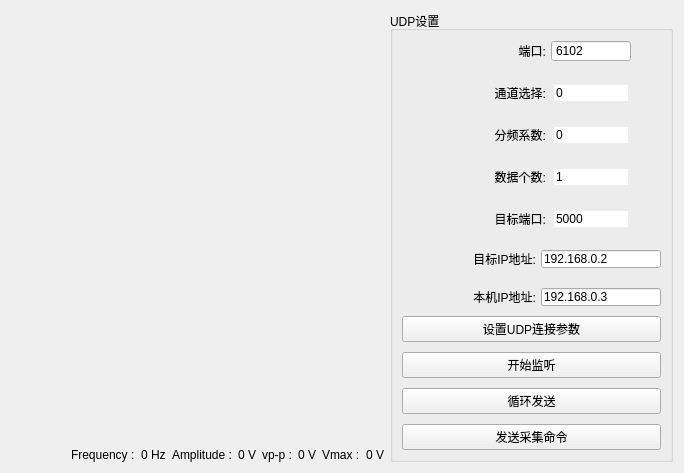
      <widget class="QWidget" name="page_5">
       <property name="layoutDirection">
        <enum>Qt::LeftToRight</enum>
       </property>
       <layout class="QHBoxLayout" name="horizontalLayout_3">
        <item>
         <layout class="QHBoxLayout" name="horizontalLayout_26" stretch="3,0">
          <item>
           <layout class="QVBoxLayout" name="verticalLayout_9" stretch="9,0">
            <item>
             <widget class="QCustomPlot" name="customPlot_2" native="true">
              <property name="sizePolicy">
               <sizepolicy hsizetype="Preferred" vsizetype="Preferred">
                <horstretch>0</horstretch>
                <verstretch>0</verstretch>
               </sizepolicy>
              </property>
             </widget>
            </item>
            <item>
             <layout class="QHBoxLayout" name="horizontalLayout_27">
              <property name="leftMargin">
               <number>60</number>
              </property>
              <item alignment="Qt::AlignRight">
               <widget class="QLabel" name="Frequency_2">
                <property name="text">
                 <string>Frequency :</string>
                </property>
               </widget>
              </item>
              <item alignment="Qt::AlignLeft">
               <widget class="QLabel" name="Frequency_in_2">
                <property name="text">
                 <string>0 Hz</string>
                </property>
               </widget>
              </item>
              <item alignment="Qt::AlignRight">
               <widget class="QLabel" name="Amplitude_2">
                <property name="text">
                 <string>Amplitude :</string>
                </property>
               </widget>
              </item>
              <item alignment="Qt::AlignLeft">
               <widget class="QLabel" name="Amplitude_in_2">
                <property name="text">
                 <string>0 V</string>
                </property>
               </widget>
              </item>
              <item alignment="Qt::AlignRight">
               <widget class="QLabel" name="VPP_2">
                <property name="text">
                 <string>vp-p :</string>
                </property>
               </widget>
              </item>
              <item alignment="Qt::AlignLeft">
               <widget class="QLabel" name="VPP_in_2">
                <property name="text">
                 <string>0 V</string>
                </property>
               </widget>
              </item>
              <item alignment="Qt::AlignRight">
               <widget class="QLabel" name="V_MAX_2">
                <property name="text">
                 <string>Vmax :</string>
                </property>
               </widget>
              </item>
              <item alignment="Qt::AlignLeft">
               <widget class="QLabel" name="V_MAX_in_2">
                <property name="text">
                 <string>0 V</string>
                </property>
               </widget>
              </item>
             </layout>
            </item>
           </layout>
          </item>
          <item>
           <widget class="QGroupBox" name="groupBox">
            <property name="title">
             <string>UDP设置</string>
            </property>
            <layout class="QVBoxLayout" name="verticalLayout_10" stretch="0,0,2,0,0">
             <property name="spacing">
              <number>10</number>
             </property>
             <item>
              <layout class="QVBoxLayout" name="verticalLayout_11" stretch="0,0,0,0,0,0,0">
               <property name="spacing">
                <number>20</number>
               </property>
               <property name="sizeConstraint">
                <enum>QLayout::SetDefaultConstraint</enum>
               </property>
               <property name="leftMargin">
                <number>0</number>
               </property>
               <property name="rightMargin">
                <number>0</number>
               </property>
               <item>
                <layout class="QHBoxLayout" name="horizontalLayout_28" stretch="0,0">
                 <property name="spacing">
                  <number>5</number>
                 </property>
                 <property name="rightMargin">
                  <number>30</number>
                 </property>
                 <item>
                  <widget class="QLabel" name="label_22">
                   <property name="enabled">
                    <bool>true</bool>
                   </property>
                   <property name="sizePolicy">
                    <sizepolicy hsizetype="Preferred" vsizetype="Preferred">
                     <horstretch>0</horstretch>
                     <verstretch>0</verstretch>
                    </sizepolicy>
                   </property>
                   <property name="minimumSize">
                    <size>
                     <width>144</width>
                     <height>0</height>
                    </size>
                   </property>
                   <property name="maximumSize">
                    <size>
                     <width>144</width>
                     <height>16777215</height>
                    </size>
                   </property>
                   <property name="styleSheet">
                    <string>margin: 0px; padding: 0px;</string>
                   </property>
                   <property name="lineWidth">
                    <number>1</number>
                   </property>
                   <property name="text">
                    <string> 端口:</string>
                   </property>
                   <property name="alignment">
                    <set>Qt::AlignRight|Qt::AlignTrailing|Qt::AlignVCenter</set>
                   </property>
                  </widget>
                 </item>
                 <item>
                  <widget class="QSpinBox" name="portSpinBox_4">
                   <property name="sizePolicy">
                    <sizepolicy hsizetype="Fixed" vsizetype="Fixed">
                     <horstretch>0</horstretch>
                     <verstretch>0</verstretch>
                    </sizepolicy>
                   </property>
                   <property name="minimumSize">
                    <size>
                     <width>80</width>
                     <height>0</height>
                    </size>
                   </property>
                   <property name="layoutDirection">
                    <enum>Qt::LeftToRight</enum>
                   </property>
                   <property name="styleSheet">
                    <string notr="true">padding: 0px; margin-left: -0;</string>
                   </property>
                   <property name="alignment">
                    <set>Qt::AlignLeading|Qt::AlignLeft|Qt::AlignVCenter</set>
                   </property>
                   <property name="buttonSymbols">
                    <enum>QAbstractSpinBox::NoButtons</enum>
                   </property>
                   <property name="minimum">
                    <number>1</number>
                   </property>
                   <property name="maximum">
                    <number>65535</number>
                   </property>
                   <property name="value">
                    <number>6102</number>
                   </property>
                  </widget>
                 </item>
                </layout>
               </item>
               <item>
                <layout class="QHBoxLayout" name="horizontalLayout_29">
                 <property name="spacing">
                  <number>5</number>
                 </property>
                 <property name="rightMargin">
                  <number>30</number>
                 </property>
                 <item>
                  <widget class="QLabel" name="label_23">
                   <property name="styleSheet">
                    <string>margin: 0px; padding: 0px;</string>
                   </property>
                   <property name="text">
                    <string>通道选择:</string>
                   </property>
                   <property name="alignment">
                    <set>Qt::AlignRight|Qt::AlignTrailing|Qt::AlignVCenter</set>
                   </property>
                  </widget>
                 </item>
                 <item>
                  <widget class="QSpinBox" name="channelSpinBox_4">
                   <property name="sizePolicy">
                    <sizepolicy hsizetype="Fixed" vsizetype="Fixed">
                     <horstretch>0</horstretch>
                     <verstretch>0</verstretch>
                    </sizepolicy>
                   </property>
                   <property name="minimumSize">
                    <size>
                     <width>80</width>
                     <height>0</height>
                    </size>
                   </property>
                   <property name="styleSheet">
                    <string>padding: 0px;</string>
                   </property>
                   <property name="frame">
                    <bool>false</bool>
                   </property>
                   <property name="buttonSymbols">
                    <enum>QAbstractSpinBox::NoButtons</enum>
                   </property>
                   <property name="minimum">
                    <number>0</number>
                   </property>
                   <property name="maximum">
                    <number>2</number>
                   </property>
                   <property name="value">
                    <number>0</number>
                   </property>
                  </widget>
                 </item>
                </layout>
               </item>
               <item>
                <layout class="QHBoxLayout" name="horizontalLayout_30">
                 <property name="spacing">
                  <number>5</number>
                 </property>
                 <property name="rightMargin">
                  <number>30</number>
                 </property>
                 <item alignment="Qt::AlignVCenter">
                  <widget class="QLabel" name="label_24">
                   <property name="styleSheet">
                    <string>margin: 0px; padding: 0px;</string>
                   </property>
                   <property name="text">
                    <string>分频系数:</string>
                   </property>
                   <property name="alignment">
                    <set>Qt::AlignRight|Qt::AlignTrailing|Qt::AlignVCenter</set>
                   </property>
                  </widget>
                 </item>
                 <item>
                  <widget class="QSpinBox" name="dividerSpinBox_4">
                   <property name="sizePolicy">
                    <sizepolicy hsizetype="Fixed" vsizetype="Fixed">
                     <horstretch>0</horstretch>
                     <verstretch>0</verstretch>
                    </sizepolicy>
                   </property>
                   <property name="minimumSize">
                    <size>
                     <width>80</width>
                     <height>0</height>
                    </size>
                   </property>
                   <property name="styleSheet">
                    <string>padding: 0px;</string>
                   </property>
                   <property name="frame">
                    <bool>false</bool>
                   </property>
                   <property name="buttonSymbols">
                    <enum>QAbstractSpinBox::NoButtons</enum>
                   </property>
                   <property name="minimum">
                    <number>0</number>
                   </property>
                   <property name="maximum">
                    <number>1000000</number>
                   </property>
                   <property name="value">
                    <number>0</number>
                   </property>
                  </widget>
                 </item>
                </layout>
               </item>
               <item>
                <layout class="QHBoxLayout" name="horizontalLayout_31">
                 <property name="spacing">
                  <number>5</number>
                 </property>
                 <property name="rightMargin">
                  <number>30</number>
                 </property>
                 <item alignment="Qt::AlignVCenter">
                  <widget class="QLabel" name="label_25">
                   <property name="styleSheet">
                    <string>margin: 0px; padding: 0px;</string>
                   </property>
                   <property name="text">
                    <string>数据个数:</string>
                   </property>
                   <property name="alignment">
                    <set>Qt::AlignRight|Qt::AlignTrailing|Qt::AlignVCenter</set>
                   </property>
                  </widget>
                 </item>
                 <item>
                  <widget class="QSpinBox" name="dataNumSpinBox_4">
                   <property name="sizePolicy">
                    <sizepolicy hsizetype="Fixed" vsizetype="Fixed">
                     <horstretch>0</horstretch>
                     <verstretch>0</verstretch>
                    </sizepolicy>
                   </property>
                   <property name="minimumSize">
                    <size>
                     <width>80</width>
                     <height>0</height>
                    </size>
                   </property>
                   <property name="styleSheet">
                    <string>padding: 0px;</string>
                   </property>
                   <property name="frame">
                    <bool>false</bool>
                   </property>
                   <property name="buttonSymbols">
                    <enum>QAbstractSpinBox::NoButtons</enum>
                   </property>
                   <property name="minimum">
                    <number>1</number>
                   </property>
                   <property name="maximum">
                    <number>1000000</number>
                   </property>
                   <property name="value">
                    <number>1</number>
                   </property>
                  </widget>
                 </item>
                </layout>
               </item>
               <item>
                <layout class="QHBoxLayout" name="horizontalLayout_32">
                 <property name="spacing">
                  <number>5</number>
                 </property>
                 <property name="rightMargin">
                  <number>30</number>
                 </property>
                 <item>
                  <widget class="QLabel" name="label_26">
                   <property name="styleSheet">
                    <string>margin: 0px; padding: 0px;</string>
                   </property>
                   <property name="text">
                    <string>目标端口:</string>
                   </property>
                   <property name="alignment">
                    <set>Qt::AlignRight|Qt::AlignTrailing|Qt::AlignVCenter</set>
                   </property>
                  </widget>
                 </item>
                 <item>
                  <widget class="QSpinBox" name="targetPortSpinBox_4">
                   <property name="sizePolicy">
                    <sizepolicy hsizetype="Fixed" vsizetype="Fixed">
                     <horstretch>0</horstretch>
                     <verstretch>0</verstretch>
                    </sizepolicy>
                   </property>
                   <property name="minimumSize">
                    <size>
                     <width>80</width>
                     <height>0</height>
                    </size>
                   </property>
                   <property name="styleSheet">
                    <string>padding: 0px;</string>
                   </property>
                   <property name="frame">
                    <bool>false</bool>
                   </property>
                   <property name="buttonSymbols">
                    <enum>QAbstractSpinBox::NoButtons</enum>
                   </property>
                   <property name="minimum">
                    <number>1</number>
                   </property>
                   <property name="maximum">
                    <number>65535</number>
                   </property>
                   <property name="value">
                    <number>5000</number>
                   </property>
                  </widget>
                 </item>
                </layout>
               </item>
               <item>
                <layout class="QHBoxLayout" name="horizontalLayout_33">
                 <property name="spacing">
                  <number>5</number>
                 </property>
                 <item>
                  <widget class="QLabel" name="label_27">
                   <property name="styleSheet">
                    <string>margin: 0px; padding: 0px;</string>
                   </property>
                   <property name="text">
                    <string>目标IP地址:</string>
                   </property>
                   <property name="alignment">
                    <set>Qt::AlignRight|Qt::AlignTrailing|Qt::AlignVCenter</set>
                   </property>
                  </widget>
                 </item>
                 <item>
                  <widget class="QLineEdit" name="targetIpLineEdit_4">
                   <property name="sizePolicy">
                    <sizepolicy hsizetype="Fixed" vsizetype="Fixed">
                     <horstretch>0</horstretch>
                     <verstretch>0</verstretch>
                    </sizepolicy>
                   </property>
                   <property name="minimumSize">
                    <size>
                     <width>120</width>
                     <height>0</height>
                    </size>
                   </property>
                   <property name="styleSheet">
                    <string>padding: 0px;</string>
                   </property>
                   <property name="text">
                    <string>192.168.0.2</string>
                   </property>
                  </widget>
                 </item>
                </layout>
               </item>
               <item>
                <layout class="QHBoxLayout" name="horizontalLayout_34">
                 <property name="spacing">
                  <number>5</number>
                 </property>
                 <item>
                  <widget class="QLabel" name="label_28">
                   <property name="styleSheet">
                    <string>margin: 0px; padding: 0px;</string>
                   </property>
                   <property name="text">
                    <string>本机IP地址:</string>
                   </property>
                   <property name="alignment">
                    <set>Qt::AlignRight|Qt::AlignTrailing|Qt::AlignVCenter</set>
                   </property>
                  </widget>
                 </item>
                 <item>
                  <widget class="QLineEdit" name="ipLineEdit_4">
                   <property name="sizePolicy">
                    <sizepolicy hsizetype="Fixed" vsizetype="Fixed">
                     <horstretch>0</horstretch>
                     <verstretch>0</verstretch>
                    </sizepolicy>
                   </property>
                   <property name="minimumSize">
                    <size>
                     <width>120</width>
                     <height>0</height>
                    </size>
                   </property>
                   <property name="styleSheet">
                    <string>padding: 0px;</string>
                   </property>
                   <property name="text">
                    <string>192.168.0.3</string>
                   </property>
                  </widget>
                 </item>
                </layout>
               </item>
              </layout>
             </item>
             <item>
              <widget class="QPushButton" name="setButton_4">
               <property name="text">
                <string>设置UDP连接参数</string>
               </property>
              </widget>
             </item>
             <item>
              <widget class="QPushButton" name="listenButton_4">
               <property name="text">
                <string>开始监听</string>
               </property>
               <property name="checkable">
                <bool>true</bool>
               </property>
              </widget>
             </item>
             <item>
              <widget class="QPushButton" name="loopSendButton_4">
               <property name="text">
                <string>循环发送</string>
               </property>
               <property name="checkable">
                <bool>true</bool>
               </property>
              </widget>
             </item>
             <item>
              <widget class="QPushButton" name="restartButton_4">
               <property name="text">
                <string>发送采集命令</string>
               </property>
              </widget>
             </item>
            </layout>
           </widget>
          </item>
         </layout>
        </item>
       </layout>
      </widget>
